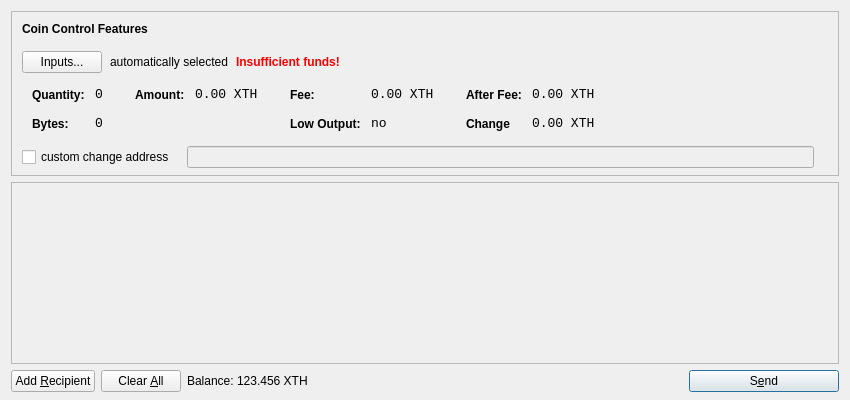
<?xml version="1.0" encoding="UTF-8"?>
<ui version="4.0">
 <class>SendCoinsDialog</class>
 <widget class="QDialog" name="SendCoinsDialog">
  <property name="geometry">
   <rect>
    <x>0</x>
    <y>0</y>
    <width>850</width>
    <height>400</height>
   </rect>
  </property>
  <property name="windowTitle">
   <string>Send Coins</string>
  </property>
  <layout class="QVBoxLayout" name="verticalLayout" stretch="0,1,0">
   <property name="bottomMargin">
    <number>8</number>
   </property>
   <item>
    <widget class="QFrame" name="frameCoinControl">
     <property name="sizePolicy">
      <sizepolicy hsizetype="Expanding" vsizetype="Expanding">
       <horstretch>0</horstretch>
       <verstretch>0</verstretch>
      </sizepolicy>
     </property>
     <property name="maximumSize">
      <size>
       <width>16777215</width>
       <height>16777215</height>
      </size>
     </property>
     <property name="frameShape">
      <enum>QFrame::StyledPanel</enum>
     </property>
     <property name="frameShadow">
      <enum>QFrame::Sunken</enum>
     </property>
     <layout class="QVBoxLayout" name="verticalLayoutCoinControl2">
      <property name="spacing">
       <number>-1</number>
      </property>
      <property name="leftMargin">
       <number>0</number>
      </property>
      <property name="topMargin">
       <number>0</number>
      </property>
      <property name="rightMargin">
       <number>0</number>
      </property>
      <property name="bottomMargin">
       <number>6</number>
      </property>
      <item>
       <layout class="QVBoxLayout" name="verticalLayoutCoinControl" stretch="0,0,0,0,1">
        <property name="spacing">
         <number>0</number>
        </property>
        <property name="leftMargin">
         <number>10</number>
        </property>
        <property name="topMargin">
         <number>10</number>
        </property>
        <item>
         <layout class="QHBoxLayout" name="horizontalLayoutCoinControl1">
          <property name="bottomMargin">
           <number>15</number>
          </property>
          <item>
           <widget class="QLabel" name="labelCoinControlFeatures">
            <property name="sizePolicy">
             <sizepolicy hsizetype="Preferred" vsizetype="Maximum">
              <horstretch>0</horstretch>
              <verstretch>0</verstretch>
             </sizepolicy>
            </property>
            <property name="font">
             <font>
              <weight>75</weight>
              <bold>true</bold>
             </font>
            </property>
            <property name="styleSheet">
             <string notr="true">font-weight:bold;</string>
            </property>
            <property name="text">
             <string>Coin Control Features</string>
            </property>
           </widget>
          </item>
         </layout>
        </item>
        <item>
         <layout class="QHBoxLayout" name="horizontalLayoutCoinControl2" stretch="0,0,0,0">
          <property name="spacing">
           <number>8</number>
          </property>
          <property name="bottomMargin">
           <number>10</number>
          </property>
          <item>
           <widget class="QPushButton" name="pushButtonCoinControl">
            <property name="styleSheet">
             <string notr="true"/>
            </property>
            <property name="text">
             <string>Inputs...</string>
            </property>
           </widget>
          </item>
          <item>
           <widget class="QLabel" name="labelCoinControlAutomaticallySelected">
            <property name="text">
             <string>automatically selected</string>
            </property>
            <property name="margin">
             <number>5</number>
            </property>
           </widget>
          </item>
          <item>
           <widget class="QLabel" name="labelCoinControlInsuffFunds">
            <property name="font">
             <font>
              <weight>75</weight>
              <bold>true</bold>
             </font>
            </property>
            <property name="styleSheet">
             <string notr="true">color:red;font-weight:bold;</string>
            </property>
            <property name="text">
             <string>Insufficient funds!</string>
            </property>
            <property name="margin">
             <number>5</number>
            </property>
           </widget>
          </item>
          <item>
           <spacer name="horizontalSpacerCoinControl">
            <property name="orientation">
             <enum>Qt::Horizontal</enum>
            </property>
            <property name="sizeHint" stdset="0">
             <size>
              <width>40</width>
              <height>1</height>
             </size>
            </property>
           </spacer>
          </item>
         </layout>
        </item>
        <item>
         <widget class="QWidget" name="widgetCoinControl" native="true">
          <property name="sizePolicy">
           <sizepolicy hsizetype="Preferred" vsizetype="Preferred">
            <horstretch>0</horstretch>
            <verstretch>0</verstretch>
           </sizepolicy>
          </property>
          <property name="minimumSize">
           <size>
            <width>0</width>
            <height>0</height>
           </size>
          </property>
          <property name="styleSheet">
           <string notr="true"/>
          </property>
          <layout class="QHBoxLayout" name="horizontalLayoutCoinControl5">
           <property name="margin">
            <number>0</number>
           </property>
           <item>
            <layout class="QHBoxLayout" name="horizontalLayoutCoinControl3" stretch="0,0,0,1">
             <property name="spacing">
              <number>20</number>
             </property>
             <property name="topMargin">
              <number>0</number>
             </property>
             <property name="bottomMargin">
              <number>10</number>
             </property>
             <item>
              <layout class="QFormLayout" name="formLayoutCoinControl1">
               <property name="horizontalSpacing">
                <number>10</number>
               </property>
               <property name="verticalSpacing">
                <number>14</number>
               </property>
               <property name="leftMargin">
                <number>10</number>
               </property>
               <property name="topMargin">
                <number>4</number>
               </property>
               <property name="rightMargin">
                <number>6</number>
               </property>
               <item row="0" column="0">
                <widget class="QLabel" name="labelCoinControlQuantityText">
                 <property name="styleSheet">
                  <string notr="true">font-weight:bold;</string>
                 </property>
                 <property name="text">
                  <string>Quantity:</string>
                 </property>
                 <property name="margin">
                  <number>0</number>
                 </property>
                </widget>
               </item>
               <item row="0" column="1">
                <widget class="QLabel" name="labelCoinControlQuantity">
                 <property name="font">
                  <font>
                   <family>Monospace</family>
                   <pointsize>10</pointsize>
                  </font>
                 </property>
                 <property name="cursor">
                  <cursorShape>IBeamCursor</cursorShape>
                 </property>
                 <property name="contextMenuPolicy">
                  <enum>Qt::ActionsContextMenu</enum>
                 </property>
                 <property name="text">
                  <string>0</string>
                 </property>
                 <property name="margin">
                  <number>0</number>
                 </property>
                 <property name="textInteractionFlags">
                  <set>Qt::LinksAccessibleByMouse|Qt::TextSelectableByKeyboard|Qt::TextSelectableByMouse</set>
                 </property>
                </widget>
               </item>
               <item row="1" column="0">
                <widget class="QLabel" name="labelCoinControlBytesText">
                 <property name="styleSheet">
                  <string notr="true">font-weight:bold;</string>
                 </property>
                 <property name="text">
                  <string>Bytes:</string>
                 </property>
                </widget>
               </item>
               <item row="1" column="1">
                <widget class="QLabel" name="labelCoinControlBytes">
                 <property name="font">
                  <font>
                   <family>Monospace</family>
                   <pointsize>10</pointsize>
                  </font>
                 </property>
                 <property name="cursor">
                  <cursorShape>IBeamCursor</cursorShape>
                 </property>
                 <property name="contextMenuPolicy">
                  <enum>Qt::ActionsContextMenu</enum>
                 </property>
                 <property name="text">
                  <string>0</string>
                 </property>
                 <property name="textInteractionFlags">
                  <set>Qt::LinksAccessibleByMouse|Qt::TextSelectableByKeyboard|Qt::TextSelectableByMouse</set>
                 </property>
                </widget>
               </item>
              </layout>
             </item>
             <item>
              <layout class="QFormLayout" name="formLayoutCoinControl2">
               <property name="horizontalSpacing">
                <number>10</number>
               </property>
               <property name="verticalSpacing">
                <number>14</number>
               </property>
               <property name="leftMargin">
                <number>6</number>
               </property>
               <property name="topMargin">
                <number>4</number>
               </property>
               <property name="rightMargin">
                <number>6</number>
               </property>
               <item row="0" column="0">
                <widget class="QLabel" name="labelCoinControlAmountText">
                 <property name="styleSheet">
                  <string notr="true">font-weight:bold;</string>
                 </property>
                 <property name="text">
                  <string>Amount:</string>
                 </property>
                 <property name="margin">
                  <number>0</number>
                 </property>
                </widget>
               </item>
               <item row="0" column="1">
                <widget class="QLabel" name="labelCoinControlAmount">
                 <property name="font">
                  <font>
                   <family>Monospace</family>
                   <pointsize>10</pointsize>
                  </font>
                 </property>
                 <property name="cursor">
                  <cursorShape>IBeamCursor</cursorShape>
                 </property>
                 <property name="contextMenuPolicy">
                  <enum>Qt::ActionsContextMenu</enum>
                 </property>
                 <property name="text">
                  <string notr="true">0.00 XTH</string>
                 </property>
                 <property name="textInteractionFlags">
                  <set>Qt::LinksAccessibleByMouse|Qt::TextSelectableByKeyboard|Qt::TextSelectableByMouse</set>
                 </property>
                </widget>
               </item>
              </layout>
             </item>
             <item>
              <layout class="QFormLayout" name="formLayoutCoinControl3">
               <property name="horizontalSpacing">
                <number>10</number>
               </property>
               <property name="verticalSpacing">
                <number>14</number>
               </property>
               <property name="leftMargin">
                <number>6</number>
               </property>
               <property name="topMargin">
                <number>4</number>
               </property>
               <property name="rightMargin">
                <number>6</number>
               </property>
               <item row="0" column="0">
                <widget class="QLabel" name="labelCoinControlFeeText">
                 <property name="styleSheet">
                  <string notr="true">font-weight:bold;</string>
                 </property>
                 <property name="text">
                  <string>Fee:</string>
                 </property>
                 <property name="margin">
                  <number>0</number>
                 </property>
                </widget>
               </item>
               <item row="0" column="1">
                <widget class="QLabel" name="labelCoinControlFee">
                 <property name="font">
                  <font>
                   <family>Monospace</family>
                   <pointsize>10</pointsize>
                  </font>
                 </property>
                 <property name="cursor">
                  <cursorShape>IBeamCursor</cursorShape>
                 </property>
                 <property name="contextMenuPolicy">
                  <enum>Qt::ActionsContextMenu</enum>
                 </property>
                 <property name="text">
                  <string notr="true">0.00 XTH</string>
                 </property>
                 <property name="textInteractionFlags">
                  <set>Qt::LinksAccessibleByMouse|Qt::TextSelectableByKeyboard|Qt::TextSelectableByMouse</set>
                 </property>
                </widget>
               </item>
               <item row="1" column="0">
                <widget class="QLabel" name="labelCoinControlLowOutputText">
                 <property name="styleSheet">
                  <string notr="true">font-weight:bold;</string>
                 </property>
                 <property name="text">
                  <string>Low Output:</string>
                 </property>
                </widget>
               </item>
               <item row="1" column="1">
                <widget class="QLabel" name="labelCoinControlLowOutput">
                 <property name="font">
                  <font>
                   <family>Monospace</family>
                   <pointsize>10</pointsize>
                  </font>
                 </property>
                 <property name="cursor">
                  <cursorShape>IBeamCursor</cursorShape>
                 </property>
                 <property name="contextMenuPolicy">
                  <enum>Qt::ActionsContextMenu</enum>
                 </property>
                 <property name="text">
                  <string>no</string>
                 </property>
                 <property name="textInteractionFlags">
                  <set>Qt::LinksAccessibleByMouse|Qt::TextSelectableByKeyboard|Qt::TextSelectableByMouse</set>
                 </property>
                </widget>
               </item>
              </layout>
             </item>
             <item>
              <layout class="QFormLayout" name="formLayoutCoinControl4">
               <property name="horizontalSpacing">
                <number>10</number>
               </property>
               <property name="verticalSpacing">
                <number>14</number>
               </property>
               <property name="leftMargin">
                <number>6</number>
               </property>
               <property name="topMargin">
                <number>4</number>
               </property>
               <property name="rightMargin">
                <number>6</number>
               </property>
               <item row="0" column="0">
                <widget class="QLabel" name="labelCoinControlAfterFeeText">
                 <property name="styleSheet">
                  <string notr="true">font-weight:bold;</string>
                 </property>
                 <property name="text">
                  <string>After Fee:</string>
                 </property>
                 <property name="margin">
                  <number>0</number>
                 </property>
                </widget>
               </item>
               <item row="0" column="1">
                <widget class="QLabel" name="labelCoinControlAfterFee">
                 <property name="font">
                  <font>
                   <family>Monospace</family>
                   <pointsize>10</pointsize>
                  </font>
                 </property>
                 <property name="cursor">
                  <cursorShape>IBeamCursor</cursorShape>
                 </property>
                 <property name="contextMenuPolicy">
                  <enum>Qt::ActionsContextMenu</enum>
                 </property>
                 <property name="text">
                  <string notr="true">0.00 XTH</string>
                 </property>
                 <property name="textInteractionFlags">
                  <set>Qt::LinksAccessibleByMouse|Qt::TextSelectableByKeyboard|Qt::TextSelectableByMouse</set>
                 </property>
                </widget>
               </item>
               <item row="1" column="0">
                <widget class="QLabel" name="labelCoinControlChangeText">
                 <property name="styleSheet">
                  <string notr="true">font-weight:bold;</string>
                 </property>
                 <property name="text">
                  <string>Change</string>
                 </property>
                </widget>
               </item>
               <item row="1" column="1">
                <widget class="QLabel" name="labelCoinControlChange">
                 <property name="font">
                  <font>
                   <family>Monospace</family>
                   <pointsize>10</pointsize>
                  </font>
                 </property>
                 <property name="cursor">
                  <cursorShape>IBeamCursor</cursorShape>
                 </property>
                 <property name="contextMenuPolicy">
                  <enum>Qt::ActionsContextMenu</enum>
                 </property>
                 <property name="text">
                  <string notr="true">0.00 XTH</string>
                 </property>
                 <property name="textInteractionFlags">
                  <set>Qt::LinksAccessibleByMouse|Qt::TextSelectableByKeyboard|Qt::TextSelectableByMouse</set>
                 </property>
                </widget>
               </item>
              </layout>
             </item>
            </layout>
           </item>
          </layout>
         </widget>
        </item>
        <item>
         <layout class="QHBoxLayout" name="horizontalLayoutCoinControl4" stretch="0,0,0">
          <property name="spacing">
           <number>12</number>
          </property>
          <property name="sizeConstraint">
           <enum>QLayout::SetDefaultConstraint</enum>
          </property>
          <property name="topMargin">
           <number>5</number>
          </property>
          <property name="rightMargin">
           <number>5</number>
          </property>
          <item>
           <widget class="QCheckBox" name="checkBoxCoinControlChange">
            <property name="text">
             <string>custom change address</string>
            </property>
           </widget>
          </item>
          <item>
           <widget class="QLineEdit" name="lineEditCoinControlChange">
            <property name="enabled">
             <bool>false</bool>
            </property>
            <property name="sizePolicy">
             <sizepolicy hsizetype="Expanding" vsizetype="Fixed">
              <horstretch>0</horstretch>
              <verstretch>0</verstretch>
             </sizepolicy>
            </property>
           </widget>
          </item>
          <item>
           <widget class="QLabel" name="labelCoinControlChangeLabel">
            <property name="sizePolicy">
             <sizepolicy hsizetype="Preferred" vsizetype="Expanding">
              <horstretch>0</horstretch>
              <verstretch>0</verstretch>
             </sizepolicy>
            </property>
            <property name="minimumSize">
             <size>
              <width>0</width>
              <height>0</height>
             </size>
            </property>
            <property name="text">
             <string/>
            </property>
            <property name="margin">
             <number>3</number>
            </property>
           </widget>
          </item>
         </layout>
        </item>
        <item>
         <spacer name="verticalSpacerCoinControl">
          <property name="orientation">
           <enum>Qt::Vertical</enum>
          </property>
          <property name="sizeHint" stdset="0">
           <size>
            <width>800</width>
            <height>1</height>
           </size>
          </property>
         </spacer>
        </item>
       </layout>
      </item>
     </layout>
    </widget>
   </item>
   <item>
    <widget class="QScrollArea" name="scrollArea">
     <property name="widgetResizable">
      <bool>true</bool>
     </property>
     <widget class="QWidget" name="scrollAreaWidgetContents">
      <property name="geometry">
       <rect>
        <x>0</x>
        <y>0</y>
        <width>830</width>
        <height>165</height>
       </rect>
      </property>
      <layout class="QVBoxLayout" name="verticalLayout_2">
       <property name="margin">
        <number>0</number>
       </property>
       <item>
        <layout class="QVBoxLayout" name="entries">
         <property name="spacing">
          <number>6</number>
         </property>
        </layout>
       </item>
       <item>
        <spacer name="verticalSpacer">
         <property name="orientation">
          <enum>Qt::Vertical</enum>
         </property>
         <property name="sizeHint" stdset="0">
          <size>
           <width>20</width>
           <height>40</height>
          </size>
         </property>
        </spacer>
       </item>
      </layout>
     </widget>
    </widget>
   </item>
   <item>
    <layout class="QHBoxLayout" name="horizontalLayout">
     <item>
      <widget class="QPushButton" name="addButton">
       <property name="toolTip">
        <string>Send to multiple recipients at once</string>
       </property>
       <property name="text">
        <string>Add &amp;Recipient</string>
       </property>
       <property name="autoDefault">
        <bool>false</bool>
       </property>
      </widget>
     </item>
     <item>
      <widget class="QPushButton" name="clearButton">
       <property name="sizePolicy">
        <sizepolicy hsizetype="Minimum" vsizetype="Fixed">
         <horstretch>0</horstretch>
         <verstretch>0</verstretch>
        </sizepolicy>
       </property>
       <property name="toolTip">
        <string>Remove all transaction fields</string>
       </property>
       <property name="text">
        <string>Clear &amp;All</string>
       </property>
       <property name="autoRepeatDelay">
        <number>300</number>
       </property>
       <property name="autoDefault">
        <bool>false</bool>
       </property>
      </widget>
     </item>
     <item>
      <layout class="QHBoxLayout" name="horizontalLayout_2">
       <property name="spacing">
        <number>3</number>
       </property>
       <item>
        <widget class="QLabel" name="label">
         <property name="sizePolicy">
          <sizepolicy hsizetype="Preferred" vsizetype="Fixed">
           <horstretch>0</horstretch>
           <verstretch>0</verstretch>
          </sizepolicy>
         </property>
         <property name="text">
          <string>Balance:</string>
         </property>
        </widget>
       </item>
       <item>
        <widget class="QLabel" name="labelBalance">
         <property name="sizePolicy">
          <sizepolicy hsizetype="Preferred" vsizetype="Fixed">
           <horstretch>0</horstretch>
           <verstretch>0</verstretch>
          </sizepolicy>
         </property>
         <property name="cursor">
          <cursorShape>IBeamCursor</cursorShape>
         </property>
         <property name="text">
          <string notr="true">123.456 XTH</string>
         </property>
         <property name="textInteractionFlags">
          <set>Qt::LinksAccessibleByMouse|Qt::TextSelectableByKeyboard|Qt::TextSelectableByMouse</set>
         </property>
        </widget>
       </item>
      </layout>
     </item>
     <item>
      <spacer name="horizontalSpacer">
       <property name="orientation">
        <enum>Qt::Horizontal</enum>
       </property>
       <property name="sizeHint" stdset="0">
        <size>
         <width>40</width>
         <height>20</height>
        </size>
       </property>
      </spacer>
     </item>
     <item>
      <widget class="QPushButton" name="sendButton">
       <property name="minimumSize">
        <size>
         <width>150</width>
         <height>0</height>
        </size>
       </property>
       <property name="toolTip">
        <string>Confirm the send action</string>
       </property>
       <property name="text">
        <string>S&amp;end</string>
       </property>
       <property name="icon">
        <iconset resource="../bitcoin.qrc">
         <normaloff>:/icons/send</normaloff>:/icons/send</iconset>
       </property>
       <property name="default">
        <bool>true</bool>
       </property>
      </widget>
     </item>
    </layout>
   </item>
  </layout>
 </widget>
 <resources>
  <include location="../bitcoin.qrc"/>
 </resources>
 <connections/>
</ui>
